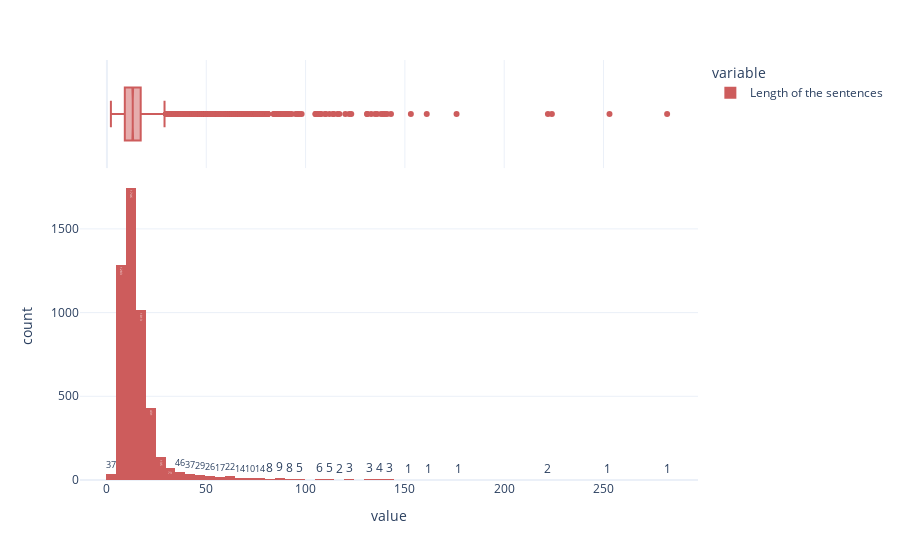

Notebook code cell kept with this figure:
### Code cell
# trace the histogram of the length with a appropriate template and labels with indian red color with displayed counts
fig = px.histogram(length, template="plotly_white", labels=dict(x="Length of the sentences", y="Number of sentences"), color_discrete_sequence=['indianred'], marginal="box", nbins=100, text_auto=True)

# change name of the variable
fig.update_traces(name="Length of the sentences")


fig.show()

### Figure 1 — Plotly figure (JSON) as saved in the notebook; plotly's stock layout.template omitted (floating-point values rounded to 4 significant figures; data arrays with more than 128 entries replaced by an {"elided": "..."} marker saying what was removed)
{"data": [{"alignmentgroup": "True", "bingroup": "x", "hovertemplate": "variable=0<br>value=%{x}<br>count=%{y}<extra></extra>", "legendgroup": "0", "marker": {"color": "indianred", "pattern": {"shape": ""}}, "name": "Length of the sentences", "nbinsx": 100, "offsetgroup": "0", "orientation": "v", "showlegend": true, "texttemplate": "%{value}", "type": "histogram", "x": {"elided": "4996 int values"}, "xaxis": "x", "yaxis": "y"}, {"alignmentgroup": "True", "hovertemplate": "variable=0<br>value=%{x}<extra></extra>", "legendgroup": "0", "marker": {"color": "indianred"}, "name": "Length of the sentences", "notched": true, "offsetgroup": "0", "showlegend": false, "type": "box", "x": {"elided": "4996 int values"}, "xaxis": "x2", "yaxis": "y2"}], "layout": {"barmode": "relative", "legend": {"title": {"text": "variable"}, "tracegroupgap": 0}, "margin": {"t": 60}, "xaxis": {"anchor": "y", "domain": [0, 1], "title": {"text": "value"}}, "xaxis2": {"anchor": "y2", "domain": [0, 1], "matches": "x", "showgrid": true, "showticklabels": false}, "yaxis": {"anchor": "x", "domain": [0, 0.7326], "title": {"text": "count"}}, "yaxis2": {"anchor": "x2", "domain": [0.7426, 1], "matches": "y2", "showgrid": false, "showline": false, "showticklabels": false, "ticks": ""}}}
